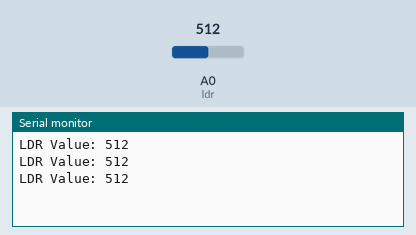
Simulated run of this sketch. Board: Arduino Uno, built with avr-gcc and run on an emulated ATmega328P. Parts: the last lines printed to the serial monitor. The inputs (shaded band) are chosen by the test bench; at power-on: A0 (ldr) = 512.

Above: at 1.3 s.
1.4 s: A0 (ldr) set to 716
At 1.9 s:
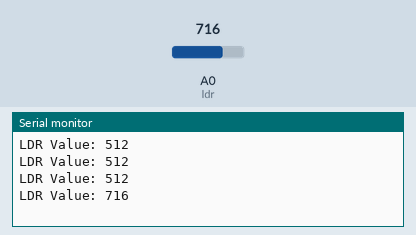
2.9 s: A0 (ldr) set to 900
At 3.4 s:
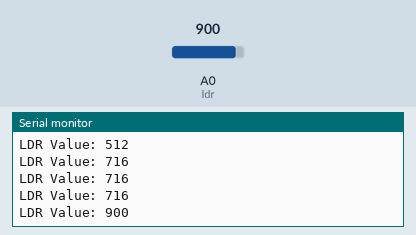
Timing chart, 0 to 5.9 s (numbered marks = the images above; inputs shaded):
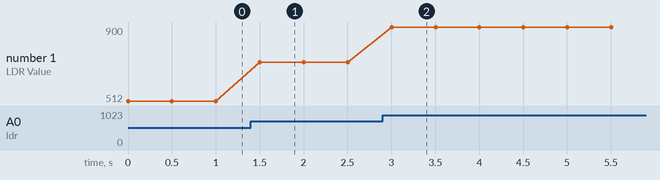

The sketch:

03_LDR.ino
```cpp
// LDR - Analog Light Reading
int ldr = A0;

void setup()
{
  Serial.begin(9600);
}

void loop()
{
  int value = analogRead(ldr);

  Serial.print("LDR Value: ");
  Serial.println(value);

  delay(500);
}
```

Measured:
- after the input at 1.4 s, the serial monitor: prints a new line after 0.10 s (image 1)
- after the input at 2.9 s, the serial monitor: prints a new line after 0.10 s (image 2)
- plotted number 1: 512 → 716 after the input at 1.4 s, 716 → 900 after the input at 2.9 s
